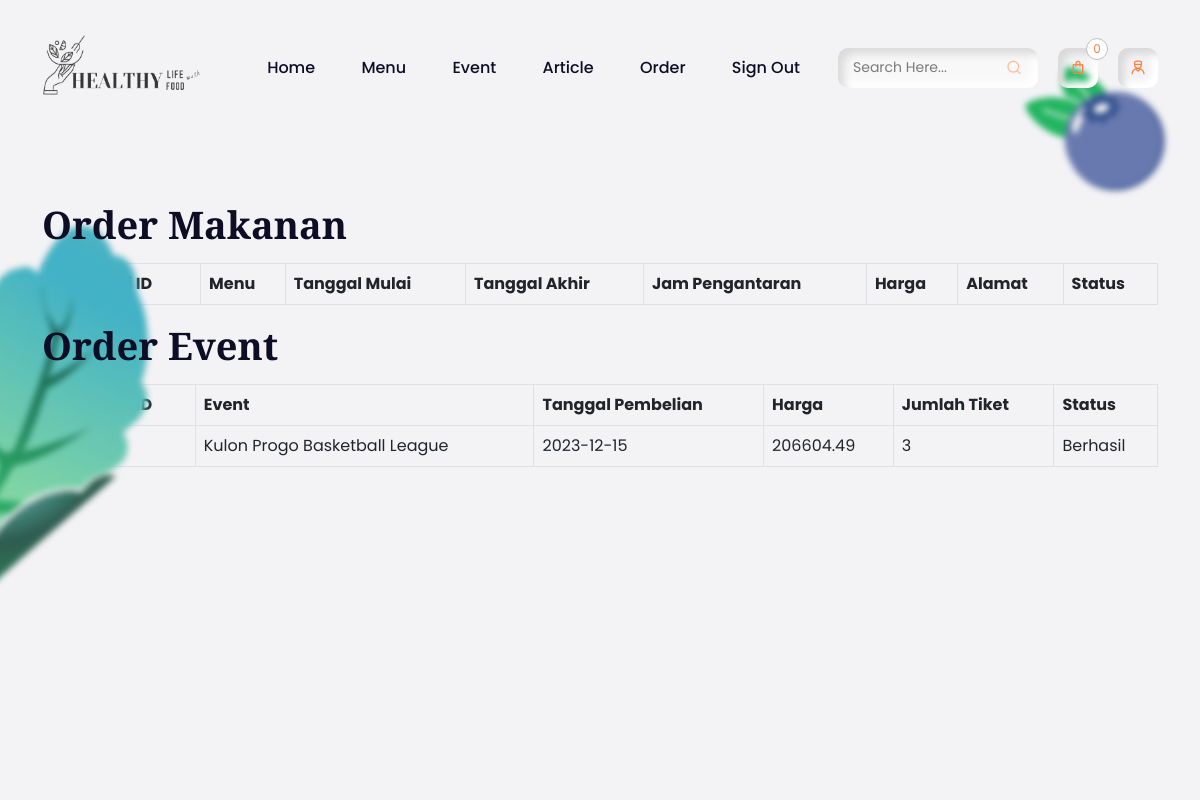
Page /Order/Order.php (signed in) on the committed database.
### tables this page shows
CREATE TABLE `transaksi_event` (
  `Transaksi_ID` int(11) NOT NULL,
  `User_ID` int(11) DEFAULT NULL,
  `Event_ID` int(11) DEFAULT NULL,
  `Email` varchar(255) DEFAULT NULL,
  `Jumlah_Tiket` int(11) DEFAULT NULL,
  `Total_Harga` decimal(10,2) DEFAULT NULL,
  `Status_Pembayaran` varchar(50) DEFAULT NULL,
  `Tanggal_Pembelian` date DEFAULT NULL
);

CREATE TABLE `event` (
  `Event_ID` int(11) NOT NULL,
  `Kota_Event` text DEFAULT NULL,
  `Lokasi_Event` text NOT NULL,
  `Deskripsi_Event` text DEFAULT NULL,
  `Harga_Tiket` decimal(10,2) DEFAULT NULL,
  `Tanggal_Event` date DEFAULT NULL,
  `Nama_Event` text DEFAULT NULL,
  `Gambar_Event` text DEFAULT NULL,
  `Jam_Event` time DEFAULT NULL
);

### Order/Order.php (the view, shortened to what this page needs)
<?php
include '../Config/koneksi.php';
include '../Includes/navbar.php';
$user_id = $_SESSION['id'];
$sql_event = "
    SELECT te.*, e.Nama_Event
    FROM transaksi_event te
    JOIN event e ON te.Event_ID = e.Event_ID
    WHERE te.User_ID = ?";
$stmt_event = $conn->prepare($sql_event);
$stmt_event->bind_param("i", $user_id);
$stmt_event->execute();
$result_event = $stmt_event->get_result();
?>
<head>
    <link rel="stylesheet" href="https://unicons.iconscout.com/release/v4.0.0/css/line.css">
    <link rel="stylesheet" href="assets/css/bootstrap.min.css">
    <link rel="stylesheet" href="assets/css/swiper-bundle.min.css">
    <link rel="stylesheet" href="assets/css/jquery.fancybox.min.css">
    <link rel="stylesheet" href="style.css">
</head>
<div id="viewport">
    <div id="js-scroll-content">
        <section class="main-banner" id="home">
            <div class="js-parallax-scene">
                <div class="banner-shape-1 w-100" data-depth="0.30">
                    <img src="assets/images/berry.png" alt="">
                </div>
                <div class="banner-shape-2 w-100" data-depth="0.25">
                    <img src="assets/images/leaf.png" alt="">
                </div>
            </div>
            <div class="container">
                <h2 class="h2-title">Order Makanan</h2>
                <table class="table table-bordered">
                    <thead>
                        <tr>
                            <th>Transaksi ID</th>
                            <th>Menu</th>
                            <th>Tanggal Mulai</th>
                            <th>Tanggal Akhir</th>
                            <th>Jam Pengantaran</th>
                            <th>Harga</th>
                            <th>Alamat</th>
                            <th>Status</th>
                        </tr>
                    </thead>
                </table>
                <h2 class="h2-title">Order Event</h2>
                <table class="table table-bordered">
                    <thead>
                        <tr>
                            <th>Transaksi ID</th>
                            <th>Event</th>
                            <th>Tanggal Pembelian</th>
                            <th>Harga</th>
                            <th>Jumlah Tiket</th>
                            <th>Status</th>
                        </tr>
                    </thead>
                    <tbody>
                        <?php while ($row = $result_event->fetch_assoc()): ?>
                            <tr>
                                <td><?= $row['Transaksi_ID'] ?></td>
                                <td><?= $row['Nama_Event'] ?></td>
                                <td><?= $row['Tanggal_Pembelian'] ?></td>
                                <td><?= $row['Total_Harga'] ?></td>
                                <td><?= $row['Jumlah_Tiket'] ?></td>
                                <td><?= $row['Status_Pembayaran'] ?></td>
                            </tr>
                        <?php endwhile; ?>
                    </tbody>
                </table>
            </div>
        </section>
    </div>
</div>

### Order/style.css (style rules this page uses)
body, html { overflow-x: hidden; }
img { max-width: 100%; }
* { -webkit-tap-highlight-color: transparent; }
@media screen and (min-width: 992px) { #viewport { overflow: hidden; position: fixed; height: 100%; width: 100%; top: 0; left: 0; bottom: 0; right: 0; } }
@media screen and (min-width: 992px) { #js-scroll-content { position: absolute; overflow: hidden; width: 100%; top: 0; left: 0; } }
.main-banner { padding: 200px 0 300px; min-height: 100vh; position: relative; }
.js-parallax-scene { position: absolute; top: 0; left: 0; width: 100%; height: 100%; }
.banner-shape-1 img { position: absolute; left: 85%; top: 60px; max-width: 150px; pointer-events: none; filter: blur(3px); }
.banner-shape-2 { top: auto !important; bottom: 0; }
.banner-shape-2 img { position: absolute; bottom: 0; right: 82% !important; max-width: 410px; pointer-events: none; filter: blur(3px); }
h1, h2, h3, h4, h5, h6 { color: #0d0d25; font-family: 'Playfair Display', serif; font-weight: 900; }
.h2-title { font-size: 46px; line-height: 56px; margin-bottom: 15px; text-transform: capitalize; position: relative; }
@media (max-width: 1399px) { .h2-title { font-size: 38px; line-height: 48px; } }

### rows in the picture
transaksi_event: Event_ID.Nama_Event "Kulon Progo Basketball League", Tanggal_Pembelian "2023-12-15", Total_Harga "206604.49", Jumlah_Tiket "3", Status_Pembayaran "Berhasil"
